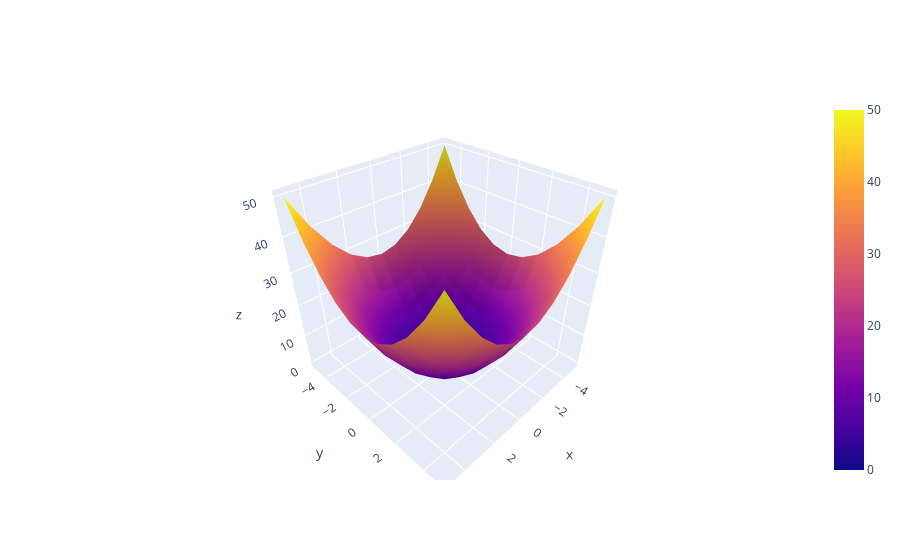

The code cell stored with this chart in its notebook:
### Code cell
surface=go.Surface(x=xv,y=yv,z=z)
fig=go.Figure(surface)
fig.show()

### Figure 1 — Plotly figure (JSON) as saved in the notebook; plotly's stock layout.template omitted (floating-point values rounded to 4 significant figures)
{"data": [{"type": "surface", "x": [[-5, -4, -3, -2, -1, 0, 1, 2, 3, 4, 5], [-5, -4, -3, -2, -1, 0, 1, 2, 3, 4, 5], [-5, -4, -3, -2, -1, 0, 1, 2, 3, 4, 5], [-5, -4, -3, -2, -1, 0, 1, 2, 3, 4, 5], [-5, -4, -3, -2, -1, 0, 1, 2, 3, 4, 5], [-5, -4, -3, -2, -1, 0, 1, 2, 3, 4, 5], [-5, -4, -3, -2, -1, 0, 1, 2, 3, 4, 5], [-5, -4, -3, -2, -1, 0, 1, 2, 3, 4, 5], [-5, -4, -3, -2, -1, 0, 1, 2, 3, 4, 5], [-5, -4, -3, -2, -1, 0, 1, 2, 3, 4, 5], [-5, -4, -3, -2, -1, 0, 1, 2, 3, 4, 5]], "y": [[-5, -5, -5, -5, -5, -5, -5, -5, -5, -5, -5], [-4, -4, -4, -4, -4, -4, -4, -4, -4, -4, -4], [-3, -3, -3, -3, -3, -3, -3, -3, -3, -3, -3], [-2, -2, -2, -2, -2, -2, -2, -2, -2, -2, -2], [-1, -1, -1, -1, -1, -1, -1, -1, -1, -1, -1], [0, 0, 0, 0, 0, 0, 0, 0, 0, 0, 0], [1, 1, 1, 1, 1, 1, 1, 1, 1, 1, 1], [2, 2, 2, 2, 2, 2, 2, 2, 2, 2, 2], [3, 3, 3, 3, 3, 3, 3, 3, 3, 3, 3], [4, 4, 4, 4, 4, 4, 4, 4, 4, 4, 4], [5, 5, 5, 5, 5, 5, 5, 5, 5, 5, 5]], "z": [[50, 41, 34, 29, 26, 25, 26, 29, 34, 41, 50], [41, 32, 25, 20, 17, 16, 17, 20, 25, 32, 41], [34, 25, 18, 13, 10, 9, 10, 13, 18, 25, 34], [29, 20, 13, 8, 5, 4, 5, 8, 13, 20, 29], [26, 17, 10, 5, 2, 1, 2, 5, 10, 17, 26], [25, 16, 9, 4, 1, 0, 1, 4, 9, 16, 25], [26, 17, 10, 5, 2, 1, 2, 5, 10, 17, 26], [29, 20, 13, 8, 5, 4, 5, 8, 13, 20, 29], [34, 25, 18, 13, 10, 9, 10, 13, 18, 25, 34], [41, 32, 25, 20, 17, 16, 17, 20, 25, 32, 41], [50, 41, 34, 29, 26, 25, 26, 29, 34, 41, 50]]}], "layout": {}}
